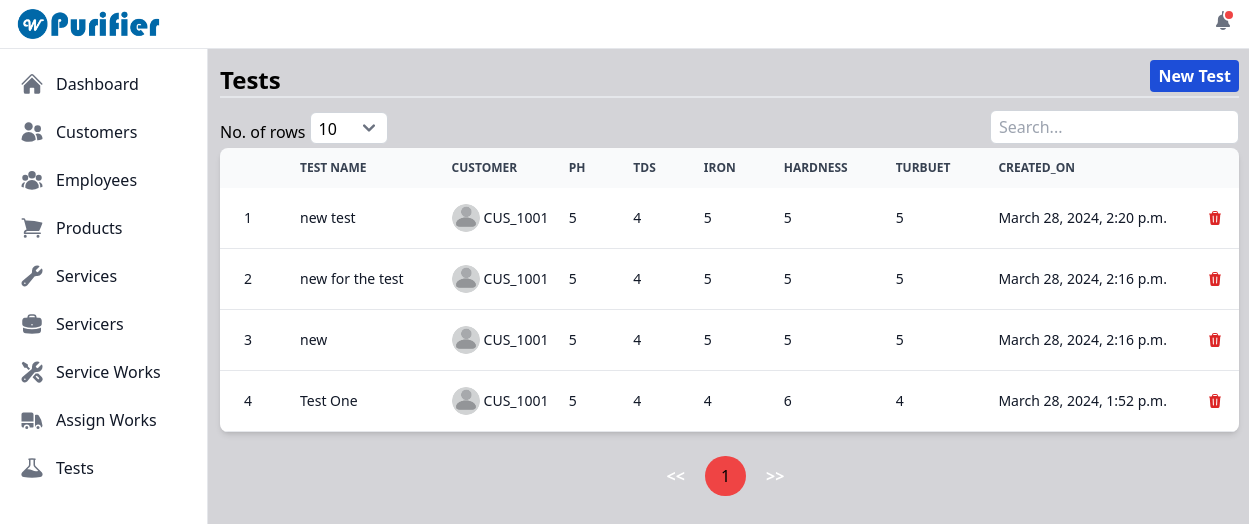
The page /view_tests/ (signed in) on the database as committed earlier.
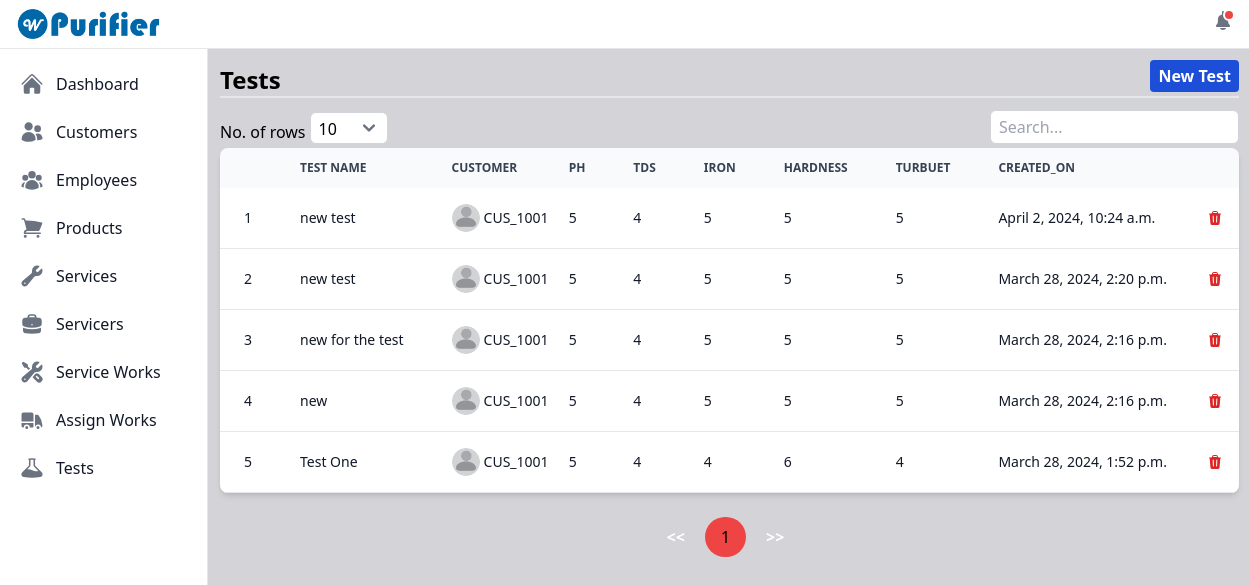
The same page on the database as committed later.
### purifier/models.py (models this page shows, shortened)
class Test(models.Model):
    id = models.UUIDField(primary_key=True, default=uuid.uuid4, unique=True, editable=False)
    customer_code = models.ForeignKey(Customer, on_delete=models.CASCADE)
    test_name = models.CharField(max_length=150)
    ph_value = models.CharField(max_length=30)
    tds_value = models.CharField(max_length=30)
    iron_value = models.CharField(max_length=30)
    hardness_value = models.CharField(max_length=30)
    turbuet_value = models.CharField(max_length=30)
    created_on = models.DateTimeField(auto_now_add=True)

class Customer(models.Model):
    id = models.UUIDField(primary_key=True, default=uuid.uuid4, unique=True, editable=False)
    profile = models.ImageField(null=True, blank=True, upload_to="customer_profiles/")
    name = models.CharField(max_length=50)
    email = models.EmailField(unique=True)
    address = models.TextField()
    mobile = models.CharField(max_length=20)
    whatsapp_number = models.CharField(max_length=20)
    installed_product = models.ManyToManyField(Product, blank=True)
    customer_code = models.CharField(max_length=50, blank=True, unique=True)
    location = models.CharField(max_length=250, null=True, blank=True)
    initial_password = models.CharField(max_length=150, blank=True, null=True)
    created_on = models.DateField(auto_now_add=True)
    def __str__(self) -> str:
        return self.customer_code

### purifier/views.py (the view)
# urls.py: path('view_tests/', views.viewTests, name='view_tests'),
@login_required
def viewTests(request):
    tests = Test.objects.all().order_by('-created_on')
    tests_exists = tests.exists()
    context = {'tests': tests, 'tests_exists': tests_exists}
    return render(request, 'test/view_tests.html', context)

### user_management/models.py (called while the page is built)
    def __str__(self):
        return self.username

### purifier/templates/test/view_tests.html (shortened to what the changed rows need)
{% extends "index.html" %}
{% load static %}
{% block content %}
    <div class="mt-3">
        {% if tests_exists %}
        <div class="relative overflow-x-auto shadow-md sm:rounded-lg">
            <table id="tests_table" class="w-full text-sm text-left rtl:text-right text-gray-500 dark:text-gray-400">
                <thead class="text-xs text-gray-700 uppercase bg-gray-50 dark:bg-gray-700 dark:text-gray-400">
                    <tr>
                        <th scope="col" class="px-6 py-3 text-center"></th>
                        <th scope="col" class="px-6 py-3">Test Name</th>
                        <th scope="col" class="px-6 py-3">Customer</th>
                        <th scope="col" class="px-6 py-3">PH</th>
                        <th scope="col" class="px-6 py-3">TDS</th>
                        <th scope="col" class="px-6 py-3">Iron</th>
                        <th scope="col" class="px-6 py-3">Hardness</th>
                        <th scope="col" class="px-6 py-3">Turbuet</th>
                        <th scope="col" class="px-6 py-3">Created_on</th>
                        <th scope="col" class="px-6 py-3"></th>
                    </tr>
                </thead>
                <tbody>
                    {% for test in tests %}
                        <tr class="bg-white border-b dark:bg-gray-800 dark:border-gray-700 hover:bg-gray-50 dark:hover:bg-gray-600">
                            <th scope="row" class="px-6 py-4 font-medium text-gray-900 whitespace-nowrap dark:text-white text-center">{{ forloop.counter }}</th>
                            <th scope="row" class="px-6 py-4 font-medium text-gray-900 whitespace-nowrap dark:text-white">{{ test.test_name }}</th>
                            <th scope="row" class="flex items-center px-6 py-4 font-medium text-gray-900 whitespace-nowrap dark:text-white gap-x-1">
                                {% if test.customer_code.profile %}
                                    <img src="{{test.customer_code.profile.url}}" alt="Profile not loading..." class="h-7 w-7 rounded-full">
                                {% else %}
                                    <img src="{% static 'images/default.png' %}" alt="Profile not loading..." class="h-7 w-7 rounded-full">
                                {% endif %}
                                {{ test.customer_code }}
                            </th>
                            <th scope="row" class="px-6 py-4 font-medium text-gray-900 whitespace-nowrap dark:text-white">{{ test.ph_value }}</th>
                            <th scope="row" class="px-6 py-4 font-medium text-gray-900 whitespace-nowrap dark:text-white">{{ test.tds_value }}</th>
                            <th scope="row" class="px-6 py-4 font-medium text-gray-900 whitespace-nowrap dark:text-white">{{ test.iron_value }}</th>
                            <th scope="row" class="px-6 py-4 font-medium text-gray-900 whitespace-nowrap dark:text-white">{{ test.hardness_value }}</th>
                            <th scope="row" class="px-6 py-4 font-medium text-gray-900 whitespace-nowrap dark:text-white">{{ test.turbuet_value }}</th>
                            <th scope="row" class="px-6 py-4 font-medium text-gray-900 whitespace-nowrap dark:text-white">{{ test.created_on }}</th>
                            <th scope="row">
                                <div class="flex justify-center">
                                    <div data-modal-target="delete-modal" data-modal-toggle="delete-modal" data-testId="{{test.id}}" data-testName="{{test.test_name}}" data-testCustomer="{{test.customer_code}}" class="test-delete-icon">
                                    </div>
                                </div>
                            </th>
                        </tr>
                    {% endfor %}
                </tbody>
            </table>
        </div>
        {% else %}
        <div class="flex justify-center">
            <span class="font-bold text-xl">No Tests to view</span>
        </div>
        {% endif %}
    </div>
</div>
{% endblock content %}

Rows that differ between the two databases and show on the page:
added Test: test_name "new test", customer_code "CUS_1001", ph_value "5", tds_value "4", iron_value "5", hardness_value "5", turbuet_value "5", created_on "April 2, 2024, 10:24 a.m."
